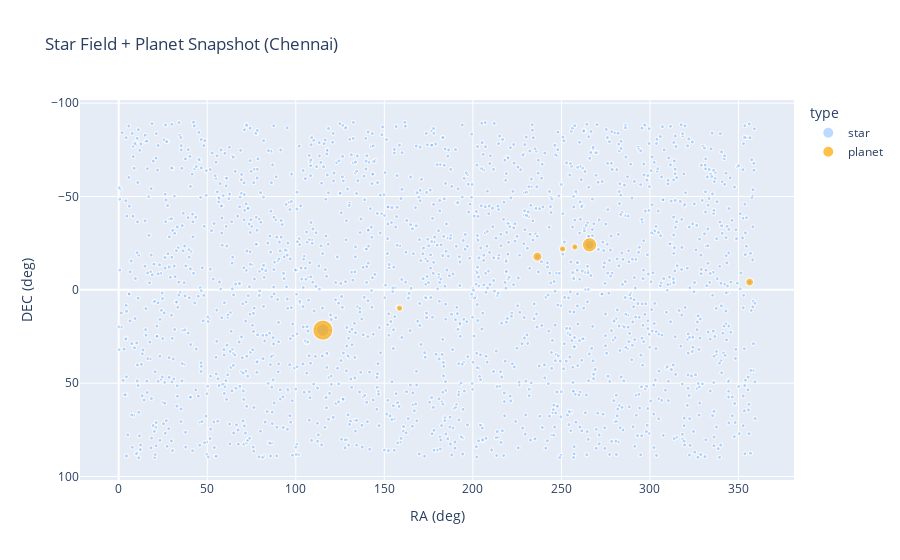

The notebook cell saved with this chart:
### Code cell
# Cell 6 — safe snapshot plotting helper
def safe_size_from_mag(mag, min_size=2, max_size=20):
    mag = np.array(mag, dtype=float)
    # avoid division by zero or negative
    with np.errstate(divide='ignore', invalid='ignore'):
        size = 10.0 / (mag + 2.5)
    size[np.isnan(size)] = min_size
    size = np.clip(size, min_size, max_size)
    return size

def plot_snapshot_stars_and_planets(star_catalog, planet_records):
    rows = []
    # stars (star_catalog may be list of dicts or merged entries)
    for i, s in enumerate(star_catalog):
        # accept both merged-like and raw star entries
        if isinstance(s, dict) and ("ra_deg" in s or "ra" in s):
            ra = float(s.get("ra_deg", s.get("ra", np.nan)))
            dec = float(s.get("dec_deg", s.get("dec", np.nan)))
            mag = float(s.get("mag", s.get("brightness", np.nan) or 15.0))
        else:
            ra, dec, mag = np.nan, np.nan, 15.0
        rows.append({"ra": ra, "dec": dec, "mag": mag, "type": "star", "label": f"Star {i}"})
    # planets
    for p in planet_records:
        rows.append({
            "ra": float(p.get("ra_deg", np.nan)),
            "dec": float(p.get("dec_deg", np.nan)),
            "mag": float(p.get("approx_mag", np.nan)),
            "type": "planet", "label": (p.get("name") or "").upper()
        })
    df = pd.DataFrame(rows).dropna(subset=["ra","dec"])
    if df.empty:
        print("No data to plot.")
        return
    df["size"] = safe_size_from_mag(df["mag"])
    df.loc[df["type"]=="planet","size"] = df.loc[df["type"]=="planet","size"] * 2.5
    fig = px.scatter(
        df, x="ra", y="dec", color="type", size="size", hover_name="label",
        color_discrete_map={"star": "rgba(120,180,255,0.7)","planet":"orange"},
        height=600, title="Star Field + Planet Snapshot (Chennai)"
    )
    fig.update_yaxes(autorange="reversed")
    fig.update_layout(xaxis_title="RA (deg)", yaxis_title="DEC (deg)")
    fig.show()

plot_snapshot_stars_and_planets(merged, planet_snapshot)

### Figure 1 — Plotly figure (JSON) as saved in the notebook; plotly's stock layout.template omitted (floating-point values rounded to 4 significant figures; data arrays with more than 128 entries replaced by an {"elided": "..."} marker saying what was removed)
{"data": [{"hovertemplate": "<b>%{hovertext}</b><br><br>type=star<br>ra=%{x}<br>dec=%{y}<br>size=%{marker.size}<extra></extra>", "hovertext": {"elided": "2007 str values"}, "legendgroup": "star", "marker": {"color": "rgba(120,180,255,0.7)", "size": {"elided": "2007 float values"}, "sizemode": "area", "sizeref": 0.125, "symbol": "circle"}, "mode": "markers", "name": "star", "showlegend": true, "type": "scattergl", "x": {"elided": "2007 float values"}, "xaxis": "x", "y": {"elided": "2007 float values"}, "yaxis": "y"}, {"hovertemplate": "<b>%{hovertext}</b><br><br>type=planet<br>ra=%{x}<br>dec=%{y}<br>size=%{marker.size}<extra></extra>", "hovertext": ["SUN", "MOON", "MERCURY", "VENUS", "MARS", "JUPITER", "SATURN"], "legendgroup": "planet", "marker": {"color": "orange", "size": [5.0, 5.0, 10.0, 5.0, 25.0, 50.0, 7.812], "sizemode": "area", "sizeref": 0.125, "symbol": "circle"}, "mode": "markers", "name": "planet", "showlegend": true, "type": "scattergl", "x": [257.6, 158.6, 236.4, 250.7, 265.9, 115.3, 356.3], "xaxis": "x", "y": [-22.94, 9.828, -17.77, -21.91, -24.12, 21.59, -4.153], "yaxis": "y"}], "layout": {"autosize": true, "legend": {"itemsizing": "constant", "title": {"text": "type"}, "tracegroupgap": 0}, "title": {"text": "Star Field + Planet Snapshot (Chennai)"}, "xaxis": {"anchor": "y", "autorange": true, "domain": [0, 1], "range": [-21.43, 380.9], "title": {"text": "RA (deg)"}, "type": "linear"}, "yaxis": {"anchor": "x", "autorange": true, "domain": [0, 1], "range": [101.7, -101.5], "title": {"text": "DEC (deg)"}, "type": "linear"}}}
